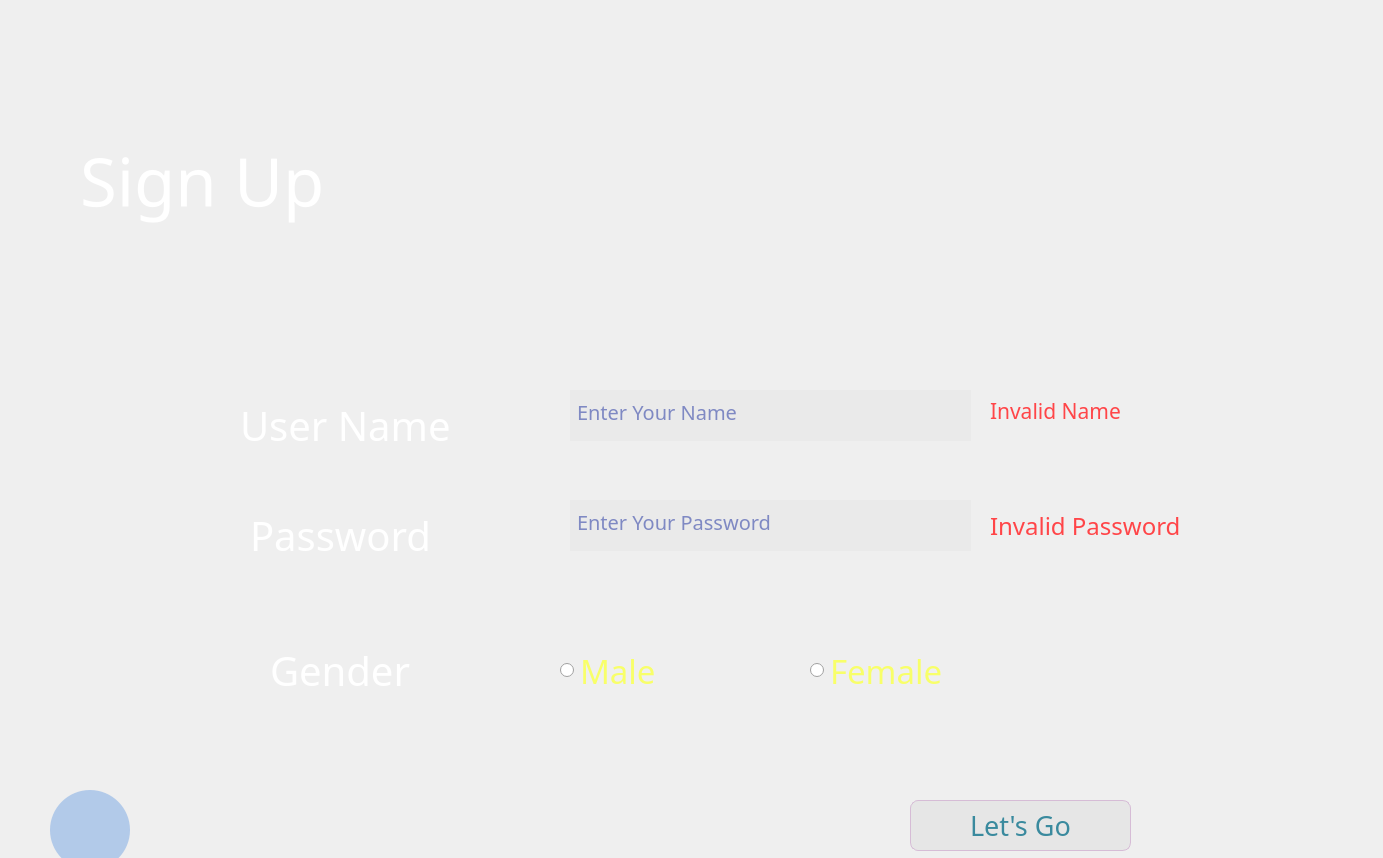
<?xml version="1.0" encoding="UTF-8"?>
<ui version="4.0">
 <class>Form</class>
 <widget class="QWidget" name="Form">
  <property name="geometry">
   <rect>
    <x>0</x>
    <y>0</y>
    <width>1383</width>
    <height>858</height>
   </rect>
  </property>
  <property name="font">
   <font>
    <pointsize>15</pointsize>
   </font>
  </property>
  <property name="windowTitle">
   <string>Form</string>
  </property>
  <property name="styleSheet">
   <string notr="true"/>
  </property>
  <widget class="QLabel" name="userNameLbl">
   <property name="geometry">
    <rect>
     <x>240</x>
     <y>390</y>
     <width>291</width>
     <height>71</height>
    </rect>
   </property>
   <property name="font">
    <font>
     <family>OCR A Extended</family>
     <pointsize>30</pointsize>
    </font>
   </property>
   <property name="styleSheet">
    <string notr="true">color: white;
background opacity: 0.0;</string>
   </property>
   <property name="text">
    <string>User Name</string>
   </property>
   <property name="scaledContents">
    <bool>false</bool>
   </property>
   <property name="margin">
    <number>5</number>
   </property>
  </widget>
  <widget class="QLabel" name="signUpLbl">
   <property name="geometry">
    <rect>
     <x>80</x>
     <y>130</y>
     <width>381</width>
     <height>101</height>
    </rect>
   </property>
   <property name="font">
    <font>
     <family>OCR A Extended</family>
     <pointsize>50</pointsize>
    </font>
   </property>
   <property name="styleSheet">
    <string notr="true">color: white;</string>
   </property>
   <property name="text">
    <string>Sign Up</string>
   </property>
   <property name="scaledContents">
    <bool>false</bool>
   </property>
  </widget>
  <widget class="QLabel" name="passwordLbl">
   <property name="geometry">
    <rect>
     <x>250</x>
     <y>510</y>
     <width>271</width>
     <height>51</height>
    </rect>
   </property>
   <property name="font">
    <font>
     <family>OCR A Extended</family>
     <pointsize>30</pointsize>
    </font>
   </property>
   <property name="styleSheet">
    <string notr="true">color: white;</string>
   </property>
   <property name="text">
    <string>Password</string>
   </property>
   <property name="scaledContents">
    <bool>false</bool>
   </property>
   <property name="margin">
    <number>5</number>
   </property>
  </widget>
  <widget class="QLineEdit" name="userNameTxtBox">
   <property name="geometry">
    <rect>
     <x>570</x>
     <y>390</y>
     <width>401</width>
     <height>51</height>
    </rect>
   </property>
   <property name="font">
    <font>
     <family>OCR A Extended</family>
     <pointsize>15</pointsize>
    </font>
   </property>
   <property name="styleSheet">
    <string notr="true">background-color: rgba(230, 230, 230,0.6) ;
border: 5px solid rgba(0,0,0,0) ;
bordar-bottom-color:rgba(46,82,101,200) ;
color: #14279B ;
padding-bottom:7px ;

</string>
   </property>
   <property name="text">
    <string/>
   </property>
   <property name="placeholderText">
    <string>Enter Your Name</string>
   </property>
  </widget>
  <widget class="QLabel" name="label_4">
   <property name="geometry">
    <rect>
     <x>0</x>
     <y>-30</y>
     <width>2591</width>
     <height>1081</height>
    </rect>
   </property>
   <property name="maximumSize">
    <size>
     <width>16777215</width>
     <height>16777215</height>
    </size>
   </property>
   <property name="font">
    <font>
     <family>OCR A Extended</family>
     <pointsize>32</pointsize>
    </font>
   </property>
   <property name="focusPolicy">
    <enum>Qt::NoFocus</enum>
   </property>
   <property name="layoutDirection">
    <enum>Qt::LeftToRight</enum>
   </property>
   <property name="styleSheet">
    <string notr="true">background-image:url(C:/Users/EMAN MOHAMED/Desktop/Sign in/signUp.jpeg);
background-repeat: no-repeat;
background-size: contain, cover;</string>
   </property>
   <property name="text">
    <string/>
   </property>
   <property name="textFormat">
    <enum>Qt::AutoText</enum>
   </property>
   <property name="scaledContents">
    <bool>true</bool>
   </property>
  </widget>
  <widget class="QLineEdit" name="passwordTxtBox">
   <property name="geometry">
    <rect>
     <x>570</x>
     <y>500</y>
     <width>401</width>
     <height>51</height>
    </rect>
   </property>
   <property name="font">
    <font>
     <family>OCR A Extended</family>
     <pointsize>15</pointsize>
    </font>
   </property>
   <property name="styleSheet">
    <string notr="true">background-color: rgba(230, 230, 230,0.6) ;
border: 5px solid rgba(0,0,0,0) ;
bordar-bottom-color:rgba(46,82,101,200) ;
color: #14279B ;
padding-bottom:7px ;</string>
   </property>
   <property name="echoMode">
    <enum>QLineEdit::Password</enum>
   </property>
   <property name="placeholderText">
    <string>Enter Your Password</string>
   </property>
  </widget>
  <widget class="QPushButton" name="pushButton">
   <property name="geometry">
    <rect>
     <x>50</x>
     <y>790</y>
     <width>80</width>
     <height>80</height>
    </rect>
   </property>
   <property name="cursor">
    <cursorShape>PointingHandCursor</cursorShape>
   </property>
   <property name="styleSheet">
    <string notr="true">QPushButton{
background-color:rgba(152,186,231,0.7);
border:none;
border-radius: 40px;
}
QPushButton:hover{
background-color:rgb(152,186,231)
}


</string>
   </property>
   <property name="text">
    <string/>
   </property>
   <property name="icon">
    <iconset>
     <normaloff>icons8-space-shuttle-50.png</normaloff>icons8-space-shuttle-50.png</iconset>
   </property>
   <property name="iconSize">
    <size>
     <width>50</width>
     <height>50</height>
    </size>
   </property>
   <property name="autoDefault">
    <bool>false</bool>
   </property>
   <property name="flat">
    <bool>false</bool>
   </property>
  </widget>
  <widget class="QPushButton" name="showPasswordBtn">
   <property name="geometry">
    <rect>
     <x>920</x>
     <y>500</y>
     <width>51</width>
     <height>51</height>
    </rect>
   </property>
   <property name="styleSheet">
    <string notr="true">background-color:transparent;
background:none;
border:none;</string>
   </property>
   <property name="text">
    <string/>
   </property>
   <property name="icon">
    <iconset>
     <normaloff>eye.png</normaloff>eye.png</iconset>
   </property>
   <property name="iconSize">
    <size>
     <width>80</width>
     <height>80</height>
    </size>
   </property>
  </widget>
  <widget class="QLabel" name="genderLbl">
   <property name="geometry">
    <rect>
     <x>270</x>
     <y>630</y>
     <width>191</width>
     <height>81</height>
    </rect>
   </property>
   <property name="font">
    <font>
     <family>OCR A Extended</family>
     <pointsize>30</pointsize>
    </font>
   </property>
   <property name="styleSheet">
    <string notr="true">QLabel{
color:white;
}</string>
   </property>
   <property name="text">
    <string>Gender</string>
   </property>
  </widget>
  <widget class="QRadioButton" name="maleRdBtn">
   <property name="geometry">
    <rect>
     <x>560</x>
     <y>650</y>
     <width>151</width>
     <height>41</height>
    </rect>
   </property>
   <property name="font">
    <font>
     <family>OCR A Extended</family>
     <pointsize>25</pointsize>
    </font>
   </property>
   <property name="styleSheet">
    <string notr="true">QRadioButton{
color:rgb(248, 255, 105);

}
</string>
   </property>
   <property name="text">
    <string>Male</string>
   </property>
  </widget>
  <widget class="QRadioButton" name="femaleRdBtn">
   <property name="geometry">
    <rect>
     <x>810</x>
     <y>650</y>
     <width>221</width>
     <height>41</height>
    </rect>
   </property>
   <property name="font">
    <font>
     <family>OCR A Extended</family>
     <pointsize>25</pointsize>
    </font>
   </property>
   <property name="styleSheet">
    <string notr="true">color:rgb(248, 255, 105);</string>
   </property>
   <property name="text">
    <string>Female</string>
   </property>
  </widget>
  <widget class="QLabel" name="invalidNameLbl">
   <property name="geometry">
    <rect>
     <x>990</x>
     <y>390</y>
     <width>221</width>
     <height>41</height>
    </rect>
   </property>
   <property name="font">
    <font>
     <family>OCR A Extended</family>
     <pointsize>16</pointsize>
    </font>
   </property>
   <property name="styleSheet">
    <string notr="true">QLabel{
color:rgb(255,69,72);
}</string>
   </property>
   <property name="text">
    <string>Invalid Name</string>
   </property>
  </widget>
  <widget class="QLabel" name="changePasswordLbl">
   <property name="geometry">
    <rect>
     <x>990</x>
     <y>510</y>
     <width>301</width>
     <height>31</height>
    </rect>
   </property>
   <property name="font">
    <font>
     <family>OCR A Extended</family>
     <pointsize>18</pointsize>
    </font>
   </property>
   <property name="styleSheet">
    <string notr="true">QLabel{
color:rgb(255,69,72);
}</string>
   </property>
   <property name="text">
    <string>Invalid Password</string>
   </property>
  </widget>
  <widget class="QPushButton" name="pushButton_2">
   <property name="geometry">
    <rect>
     <x>910</x>
     <y>800</y>
     <width>221</width>
     <height>51</height>
    </rect>
   </property>
   <property name="font">
    <font>
     <family>OCR A Extended</family>
     <pointsize>20</pointsize>
    </font>
   </property>
   <property name="styleSheet">
    <string notr="true">QPushButton {
	background:linear-gradient(to bottom, #599bb3 5%, #408c99 100%);
	background-color:#E6E6E6;
	border-radius:8px;
	border:1px solid #d6bcd6;
	color:#3a8a9e;
	text-decoration:none;
	text-shadow:0px 1px 0px #e1e2ed;
}
QPushButton:hover {
	background:linear-gradient(to bottom, #bab1ba 5%, #ededed 100%);
	background-color:#bab1ba;
}
QPushButton:active {
	position:relative;
	top:1px;
}</string>
   </property>
   <property name="text">
    <string>Let's Go</string>
   </property>
   <property name="icon">
    <iconset>
     <normaloff>../code/storage/Icons/nextPage.png</normaloff>../code/storage/Icons/nextPage.png</iconset>
   </property>
  </widget>
  <zorder>label_4</zorder>
  <zorder>userNameLbl</zorder>
  <zorder>signUpLbl</zorder>
  <zorder>passwordLbl</zorder>
  <zorder>userNameTxtBox</zorder>
  <zorder>passwordTxtBox</zorder>
  <zorder>pushButton</zorder>
  <zorder>showPasswordBtn</zorder>
  <zorder>genderLbl</zorder>
  <zorder>maleRdBtn</zorder>
  <zorder>femaleRdBtn</zorder>
  <zorder>invalidNameLbl</zorder>
  <zorder>changePasswordLbl</zorder>
  <zorder>pushButton_2</zorder>
 </widget>
 <resources/>
 <connections/>
</ui>
